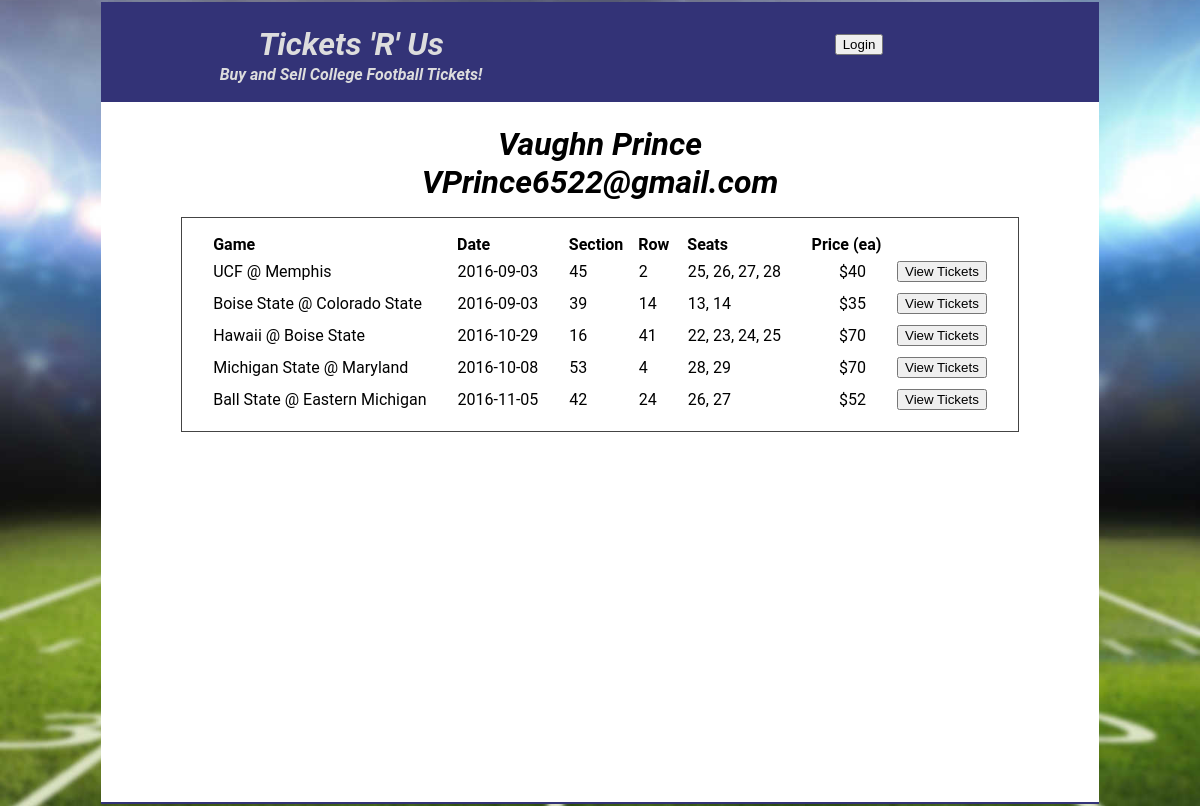
The app's page /users/5 with its own data.
### tickets.py (models this page shows, shortened)
class User(Base):
    __tablename__ = 'user'
    id = Column(Integer, primary_key=True)
    name = Column(String, nullable=False)
    email = Column(String, unique=True, nullable=False)
    picture = Column(String, nullable=True)

class Ticket_Lot(Base):
    __tablename__ = 'ticket_lot'
    id = Column(Integer, primary_key=True)
    user_id = Column(Integer, ForeignKey('user.id'))
    seller = relationship(User, backref=backref('ticket_lots'))
    game_id = Column(Integer, ForeignKey('game.id'))
    game = relationship(Game, backref=backref('ticket_lots'))
    section = Column(Integer)
    row = Column(Integer)
    price = Column(Integer) # $ per ticket
    def seats(self):
        return [ ticket.seat for ticket in self.tickets ]
    def seats_str(self):
        return ', '.join(map(str,self.seats()))

class Team(Base):
    __tablename__ = 'team'
    id = Column(Integer, primary_key = True)
    name =Column(String, unique=True, nullable = False)
    nickname = Column(String)
    espn_id =  Column(Integer)
    city =  Column(String)
    state = Column(String)
    conference = Column(String, ForeignKey('conference.abbrev_name'))
    logo = Column(String)

class Game(Base):
    __tablename__ = 'game'
    id = Column(Integer, primary_key=True)
    home_team_id = Column(Integer, ForeignKey('team.id'))
    home_team = relationship(Team, foreign_keys=[home_team_id], backref=backref('home_games'))
    visiting_team_id = Column(Integer, ForeignKey('team.id'))
    visiting_team = relationship(Team, foreign_keys=[visiting_team_id], backref=backref('away_games'))
    date = Column(Date, nullable=False)

class Ticket(Base):
    __tablename__ = 'ticket'
    id = Column(Integer, primary_key=True)
    lot_id = Column(Integer, ForeignKey('ticket_lot.id'))
    lot = relationship(Ticket_Lot, backref=backref('tickets'))
    seat = Column(Integer)

### web_server.py (the view)
@app.route('/users/<int:user_id>')
def user(user_id):
    user = db_session.query(User).filter_by(id=user_id).one()
    main = Markup(render_template('user.html', user=user))
    return render_template('layout.html', main=main, login_session=login_session)

### templates/user.html
<div id="user-div">
    <h1>
        {{user.name}} <br>
        {{user.email}}
    </h1>
    <div class="game-tickets">
        <table class="tickets">
            <tr class="ticket-lot">
                <th> Game </th>
                <th> Date </th>
                <th class="section"> Section </td>
                <th class="row"> Row </td>
                <th class="seats"> Seats </td>
                <th class="price"> Price (ea) </td>
            </tr>
            {% for ticket_lot in user.ticket_lots %}
            <tr class="ticket-lot">
                <td class="game"> {{ticket_lot.game.visiting_team.name}} @ {{ticket_lot.game.home_team.name}} </td>
                <td class="date"> {{ticket_lot.game.date}} </td>
                <td class="section"> {{ticket_lot.section}} </td>
                <td class="row"> {{ticket_lot.row}} </td>
                <td class="seats"> {{ticket_lot.seats_str()}} </td>
                <td class="price"> ${{ticket_lot.price}} </td>
                <td class="view-button">
                    <a class="ticket-lot-a" href="/tickets/{{ticket_lot.id}}">
                        <button> View Tickets </button>
                    </a>
                </td>
            </tr>
            {% endfor %}
         </table>
    </div>
</div>

### static/style/tickets.css (style rules this page uses)
body, div, ul, li, p, h1, h2, h3, h4, h5, h6 { -webkit-box-sizing: border-box; -moz-box-sizing: border-box; -ms-box-sizing: border-box; box-sizing: border-box; border: 1px solid transparent; }
body, div, ul, li, p, h1, h2, h3, h4, h5, h6 { padding: 0; margin: 0; }
h1,h2,h3,h4 { width: 100%; }
body { display: -webkit-flex; display: flex; flex-wrap: wrap; flex-direction: row; justify-content: space-around; font-family: "Roboto", sans-serif; font-weight: bold; font-style: italic; text-align: center; background-image: url("/static/images/FF8a5Ku_2000_cropped.jpg"); background-size: cover; background-repeat: no-repeat; background-attachment: fixed; background-position: center; }
.conference-a, .ticket-lot-a { text-decoration: none; }
.game-tickets { border: 1px solid #444; padding: 15px; margin: 15px; background: #fff; }
table { border: 1px solid transparent; border-collapse: collapse; }
tr { border: 1px solid transparent; border-collapse: collapse; }
th { padding-left: 15px; padding-right: 0px; text-align: left; }
td { border: 1px solid transparent; border-collapse: collapse; padding: 5px; padding-left: 15px; padding-right: 15px; text-align: left; }
td.price { text-align: right; }

### records on screen
User: name "Vaughn Prince", email "VPrince6522@gmail.com"
Ticket_Lot: game.visiting_team.name "UCF", game.home_team.name "Memphis", game "2016-09-03", section "45", row "2", seats_str "25, 26, 27, 28", price "40"
Ticket_Lot: game.visiting_team.name "Boise State", game.home_team.name "Colorado State", game "2016-09-03", section "39", row "14", seats_str "13, 14", price "35"
Ticket_Lot: game.visiting_team.name "Hawaii", game.home_team.name "Boise State", game "2016-10-29", section "16", row "41", seats_str "22, 23, 24, 25", price "70"
Ticket_Lot: game.visiting_team.name "Michigan State", game.home_team.name "Maryland", game "2016-10-08", section "53", row "4", seats_str "28, 29", price "70"
Team: game.visiting_team.name "Ball State"
Team: game.home_team.name "Eastern Michigan"
Game: game "2016-11-05"

### other values on screen
{{ ticket_lot.section }} "42"
{{ ticket_lot.row }} "24"
{{ ticket_lot.seats_str() }} "26, 27"
{{ ticket_lot.price }} "52"
